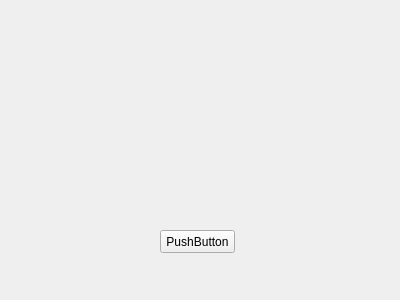
<?xml version="1.0" encoding="UTF-8"?>
<ui version="4.0">
 <class>Form</class>
 <widget class="QWidget" name="Form">
  <property name="geometry">
   <rect>
    <x>0</x>
    <y>0</y>
    <width>400</width>
    <height>300</height>
   </rect>
  </property>
  <property name="windowTitle">
   <string>Form</string>
  </property>
  <widget class="QPushButton" name="pushButton">
   <property name="geometry">
    <rect>
     <x>160</x>
     <y>230</y>
     <width>75</width>
     <height>23</height>
    </rect>
   </property>
   <property name="text">
    <string>PushButton</string>
   </property>
  </widget>
 </widget>
 <resources/>
 <connections/>
</ui>
